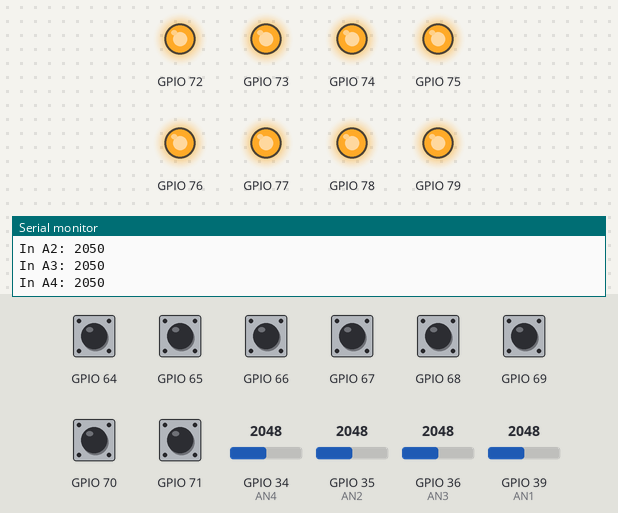
The sketch below on a simulated ESP32-S3. Shown: output pins drawn as LEDs (lit = HIGH), the last lines printed to the serial monitor. Inputs (shaded band) come from the test bench; at power-on: GPIO 64–71 HIGH, GPIO 34 (AN4) = 2048, GPIO 35 (AN2) = 2048, GPIO 36 (AN3) = 2048, GPIO 39 (AN1) = 2048.

Above: at 1.2 s.
1.3 s: GPIO 64 pulled LOW for 0.15 s
At 1.58 s:
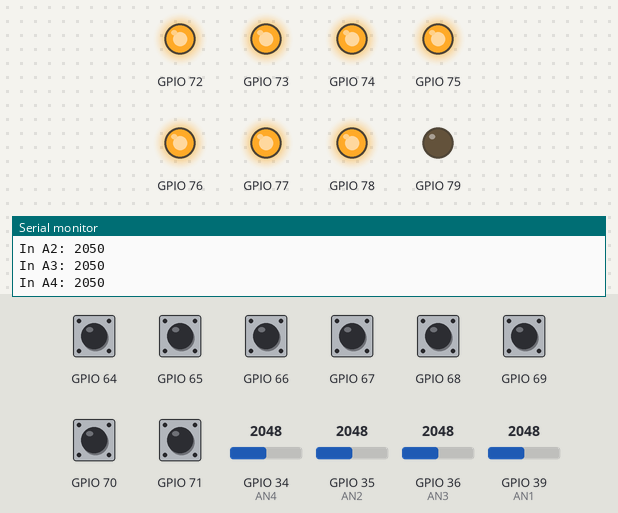
3.3 s: GPIO 65 pulled LOW for 1 s
At 4.3 s:
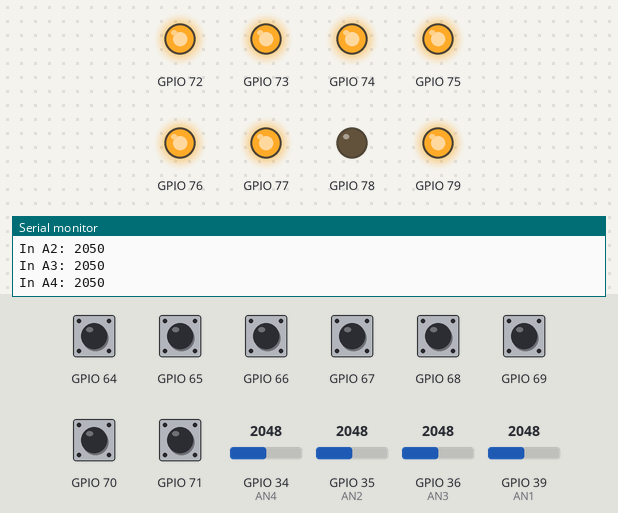
6.0 s: GPIO 66 pulled LOW for 1 s
At 7.0 s:
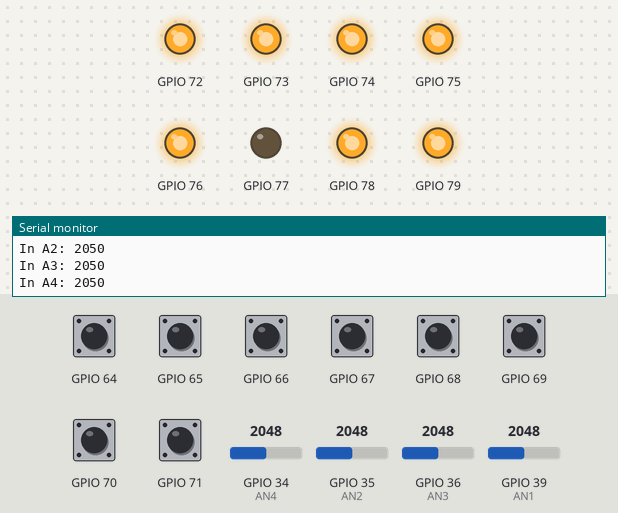
8.7 s: GPIO 67 pulled LOW for 1 s
At 9.6 s:
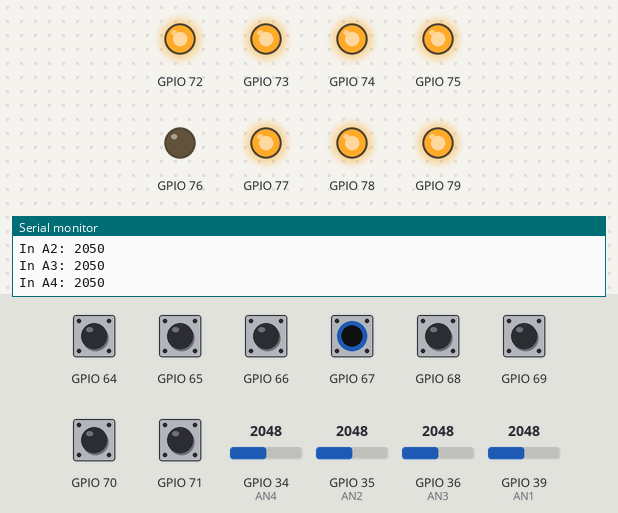
11.4 s: GPIO 68 pulled LOW for 1 s
At 12.1 s:
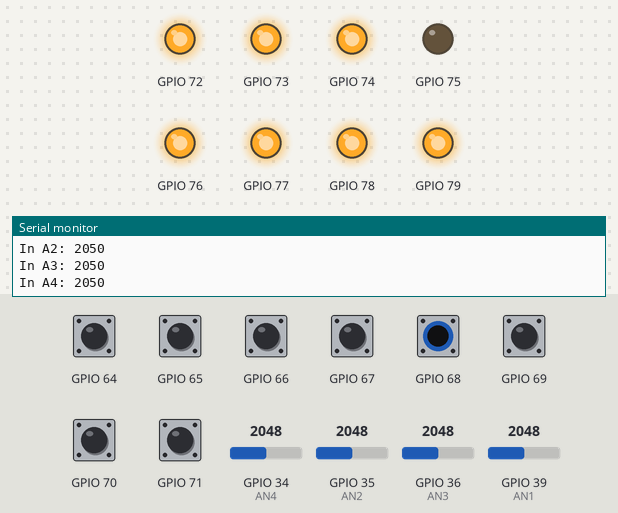
14.1 s: GPIO 69 pulled LOW for 1 s
At 15.1 s:
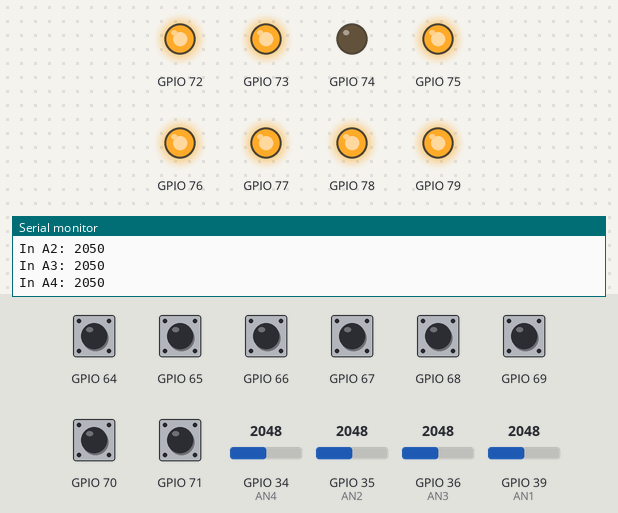
Timing chart, 0 to 17.1 s (numbered marks = the images above; inputs shaded):
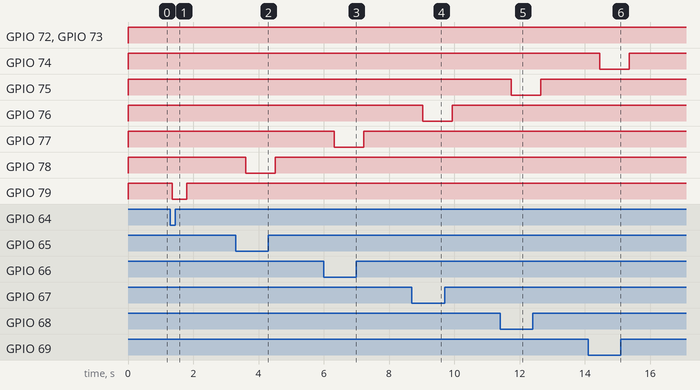

Measured:
- after the input at 1.3 s, GPIO 79: HIGH → LOW after 0.06 s, → HIGH 0.45 s later
- after the input at 3.3 s, GPIO 78: HIGH → LOW after 0.31 s, → HIGH 0.90 s later
- after the input at 6.0 s, GPIO 77: HIGH → LOW after 0.32 s, → HIGH 0.90 s later
- after the input at 8.7 s, GPIO 76: HIGH → LOW after 0.33 s, → HIGH 0.90 s later
- after the input at 11.4 s, GPIO 75: HIGH → LOW after 0.34 s, → HIGH 0.90 s later
- after the input at 14.1 s, GPIO 74: HIGH → LOW after 0.35 s, → HIGH 0.90 s later

The sketch:

SheldEsp32Ejemplo.ino
```cpp
#include <Arduino.h>
#include <Adafruit_MCP23X17.h>
///////////////////////////ENTRADAS/////////////////////////////
#define IN_1 0
#define IN_2 1
#define IN_3 2
#define IN_4 3
#define IN_5 4
#define IN_6 5
#define IN_7 6
#define IN_8 7
#define AN1 39
#define AN2 35
#define AN3 36
#define AN4 34
/////////////////////////////SALIDAS/////////////////////////////
#define COM_8 8
#define COM_7 9
#define COM_6 10
#define COM_5 11
#define COM_4 12
#define COM_3 13
#define COM_2 14
#define COM_1 15
//////////////////////////PINES_ESPECIALES///////////////////////
#define CS_PIN_MCP 5
#define CS_PIN_ETHERNET 2
#define CS_PINERA 27
#define CS_TERMINAL 25
Adafruit_MCP23X17 mcp;
unsigned long an1_av = 0, an2_av = 0, an3_av = 0, an4_av = 0;
void setup()
{
  Serial.begin(115200);
  if (!mcp.begin_SPI(CS_PIN_MCP))
  {
    Serial.println("Error.");
    while (1)
      ;
  }
  {
    Serial.println("Iniciado");
    }
mcp.pinMode(IN_1, INPUT);
  mcp.pinMode(IN_2, INPUT);
  mcp.pinMode(IN_3, INPUT);
  mcp.pinMode(IN_4, INPUT);
  mcp.pinMode(IN_5, INPUT);
  mcp.pinMode(IN_6, INPUT);
  mcp.pinMode(IN_7, INPUT);
  mcp.pinMode(IN_8, INPUT);
  mcp.pinMode(COM_1, OUTPUT);
  mcp.pinMode(COM_2, OUTPUT);
  mcp.pinMode(COM_3, OUTPUT);
  mcp.pinMode(COM_4, OUTPUT);
  mcp.pinMode(COM_5, OUTPUT);
  mcp.pinMode(COM_6, OUTPUT);
  mcp.pinMode(COM_7, OUTPUT);
  mcp.pinMode(COM_8, OUTPUT);
}
void loop()
{
  if (mcp.digitalRead(IN_1) == HIGH)
  {
    mcp.digitalWrite(COM_1, HIGH);
  }
  else
  {
    mcp.digitalWrite(COM_1, LOW);
  }
if (mcp.digitalRead(IN_2) == HIGH)
  {
    mcp.digitalWrite(COM_2, HIGH);
  }
  else
  {
    mcp.digitalWrite(COM_2, LOW);
  }
if (mcp.digitalRead(IN_3) == HIGH)
  {
    mcp.digitalWrite(COM_3, HIGH);
  }
  else
  {
    mcp.digitalWrite(COM_3, LOW);
  }
if (mcp.digitalRead(IN_4) == HIGH)
  {
    mcp.digitalWrite(COM_4, HIGH);
  }
  else
  {
    mcp.digitalWrite(COM_4, LOW);
  }
if (mcp.digitalRead(IN_5) == HIGH)
  {
    mcp.digitalWrite(COM_5, HIGH);
  }
  else
  {
    mcp.digitalWrite(COM_5, LOW);
  }
if (mcp.digitalRead(IN_6) == HIGH)
  {
    mcp.digitalWrite(COM_6, HIGH);
  }
  else
  {
    mcp.digitalWrite(COM_6, LOW);
  }
if (mcp.digitalRead(IN_7) == HIGH)
  {
    mcp.digitalWrite(COM_7, HIGH);
  }
  else
  {
    mcp.digitalWrite(COM_7, LOW);
  }
if (mcp.digitalRead(IN_8) == HIGH)
  {
    mcp.digitalWrite(COM_8, HIGH);
  }
  else
  {
    mcp.digitalWrite(COM_8, LOW);
  }
for (int i = 0; i <= 999; i++)
  {
    an1_av += analogRead(AN1);
    an2_av += analogRead(AN2);
    an3_av += analogRead(AN3);
    an4_av += analogRead(AN4);
  }
  an1_av /= 1000;
  an2_av /= 1000;
  an3_av /= 1000;
  an4_av /= 1000;
  Serial.print("In A1: ");
  Serial.println(an1_av);
  Serial.print("In A2: ");
  Serial.println(an2_av);
  Serial.print("In A3: ");
  Serial.println(an3_av);
  Serial.print("In A4: ");
  Serial.println(an4_av);
}
```
